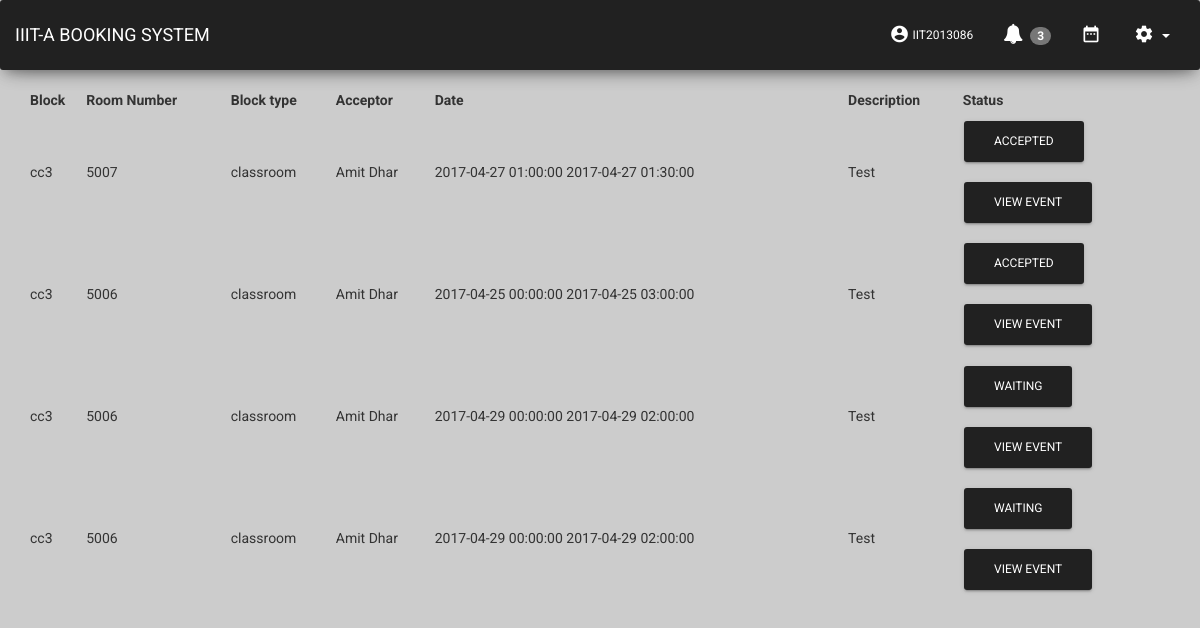
The app's page /notifications/ (signed in) with its own data.
### Project/models.py (models this page shows, shortened)
class User(AbstractBaseUser, PermissionsMixin):
    email = models.EmailField(_('email address'), unique=True)
    username = models.CharField(_('id'), max_length=10, blank=False)
    first_name = models.CharField(_('first name'), max_length=30, blank=False)
    last_name = models.CharField(_('last name'), max_length=30, blank=False)
    mobile_number = models.CharField(verbose_name='mobile number', max_length=10, default="")
    type = models.CharField(verbose_name='type', choices=(('student', 'STUDENT'), ('faculty', 'FACULTY')),
                            max_length=10)
    is_active = models.BooleanField(_('active'), default=True)
    is_staff = models.BooleanField(_('staff'), default=False)
    objects = UserManager()
    USERNAME_FIELD = 'email'
    REQUIRED_FIELDS = ['username', 'first_name', 'last_name', 'type']
    class Meta:
        verbose_name = _('user')
        verbose_name_plural = _('users')

class requestTable(models.Model):
    time_stamp = models.DateTimeField(verbose_name="time stamp", auto_now_add=True)
    block = models.CharField(
        verbose_name="Building name",
        max_length=20
    )
    room_number = models.CharField(
        verbose_name="Room number",
        max_length=10,
    )
    block_type = models.CharField(
        verbose_name="Block type",
        choices=(('classroom', 'CLASSROOM'), ('lab', 'LAB')),
        max_length=10,
        default='classroom'
    )
    startDateTime = models.CharField(
        verbose_name="startDateTime",
        max_length=30
    )
    endDateTime = models.CharField(
        verbose_name="endDateTime",
        max_length=30,
    )
    sender = models.CharField(
        verbose_name="sender",
        max_length=20,
    )
    sender_id = models.CharField(
        verbose_name="sender_id",
        max_length=20,
        default="",
    )
    granter = models.CharField(
        verbose_name="granter",
        max_length=10, blank=True
    )
    description = models.CharField(
        verbose_name="description",
        max_length=100
    )
    booking_status = models.CharField(
        verbose_name="booking status",
        max_length=5, default='0'
    )

### Project/views.py (the view)
# urls.py: url(r'^notifications/$', views.notifications, name='notifications'),
@login_required(login_url="accounts/login/")
def notifications(request):
    type = None
    name = None
    id = None
    rows = None
    if request.user.is_authenticated():
        type = request.user.type
        id = request.user.username
        name = request.user.first_name + " " + request.user.last_name
    if type == 'faculty':
        print("not fac " + id)
        rows = requestTable.objects.filter(granter=id, booking_status='0').exclude(booking_status='2')
        rows1 = requestTable.objects.filter(granter=id, booking_status='1')
        print("row " + str(rows.count()))
        print(rows1)
    elif type == 'student':
        print("not stu")
        rows = requestTable.objects.filter(sender_id=id)
    return render(request, "notifications.html", {'rows': rows, 'user_type': type, 'name': name})

### templates/notifications.html (shortened to what this page needs)
{% extends 'account/base.html' %}
{% block content %}
    <div class="container">
        {% if user_type == "faculty" %}
            <ul class="nav nav-tabs nav-justified" role="tablist">
                <li role="presentation" class="active"><a href="#requests" aria-controls="requests"
                                                          data-toggle="tab">Requests</a></li>
                <li role="presentation"><a href="#dealt" aria-controls="dealt" data-toggle="tab">Dealt Requests</a></li>
            </ul>
            <div class="tab-content">
                <div class="tab-pane active" id="requests" role="tabpanel">
                    <table width="100%" class="table table-hover">
                        <thead>
                        <th>
                            Id
                        </th>
                        <th>
                            Name
                        </th>
                        <th>
                            Block
                        </th>
                        <th>
                            Room Number
                        </th>
                        <th>
                            Type
                        </th>
                        <th>
                            Date
                        </th>
                        <th>
                            Description
                        </th>
                        </thead>
                        {% for row in rows %}
                            <tbody>
                            <tr id="">
                                <td>
                                    {{ row.sender_id }}
                                </td>
                                <td>
                                    {{ row.sender }}
                                </td>
                                <td>
                                    {{ row.block }}
                                </td>
                                <td>
                                    {{ row.room_number }}
                                </td>
                                <td>
                                    {{ row.block_type }}
                                </td>
                                <td>
                                    {{ row.startDateTime }}
                                    {{ row.endDateTime }}
                                </td>
                                <td>
                                    {{ row.description }}
                                </td>
                                <td>
                                    <form action="{% url 'nothandler' pk=row.id status='1' %}" method="post">
                                        {% csrf_token %}
                                        <input type="submit" value="Accept"/>
                                    </form>
                                </td>
                                <td>
                                    <form action="{% url 'nothandler' pk=row.id status='0' %}" method="post">
                                        {% csrf_token %}
                                        <input type="submit" value="Reject"/>
                                    </form>
                                </td>
                            </tr>
                            </tbody>
                        {% endfor %}
                    </table>
                </div>
                <div class="tab-pane fade" id="dealt" role="tabpanel">
                    <table width="100%">
                        <tr>
                            <th>
                                Id
                            </th>
                            <th>
                                Name
                            </th>
                            <th>
                                Block
                            </th>
                            <th>
                                Room Number
                            </th>
                            <th>
                                Type
                            </th>
                            <th>
                                Date
                            </th>
                            <th>
                                Description
                            </th>
                        </tr>
                        {% for row in rows %}
                            <tr id="{{ row.id }}">
                                <td>
                                    {{ row.sender_id }}
                                </td>
                                <td>
                                    {{ row.sender }}
                                </td>
                                <td>
                                    {{ row.block }}
                                </td>
                                <td>
                                    {{ row.room_number }}
                                </td>
                                <td>
                                    {{ row.block_type }}
                                </td>
                                <td>
                                    {{ row.startDateTime }}
                                    {{ row.endDateTime }}
                                </td>
                                <td>
                                    {{ row.description }}
                                </td>
                                <td>
                                    <form action="{% url 'nothandler' pk=row.id status='1' %}" method="post">
                                        {% csrf_token %}
                                        <input type="submit" value="Accept"/>
                                    </form>
                                </td>
                                <td>
                                    <form action="{% url 'nothandler' pk=row.id status='0' %}" method="post">
                                        {% csrf_token %}
                                        <input type="submit" value="Reject"/>
                                    </form>
                                </td>
                            </tr>
                        {% endfor %}
                    </table>
                </div>
            </div>
        {% elif user_type == "student" %}
            <table width="100%">
                <tr>
                    <th>
                        Block
                    </th>
                    <th>
                        Room Number
                    </th>
                    <th>
                        Block type
                    </th>
                    <th>
                        Acceptor
                    </th>
                    <th>
                        Date
                    </th>
                    <th>
                        Description
                    </th>
                    <th>
                        Status
                    </th>
                </tr>
                {% for row1 in rows %}
                    <tr id="{{ row1.id }}">
                        <td>
                            {{ row1.block }}
                        </td>
                        <td>
                            {{ row1.room_number }}
                        </td>
                        <td>
                            {{ row1.block_type }}
                        </td>
                        <td>
                            {{ row1.granter }}
                        </td>
                        <td>
                            {{ row1.startDateTime }}
                            {{ row1.endDateTime }}
                        </td>
                        <td>
                            {{ row1.description }}
                        </td>
                        <td>
                            {% if row1.booking_status == "0" %}
                                <form action="" method="post">
                                    <button type="submit" class="btn btn-primary">
                                        Waiting
                                    </button>
                                </form>
                            {% elif row1.booking_status == "1" %}
                                <form action="" method="post">
                                    <button type="submit" class="btn btn-primary">
                                        Accepted
                                    </button>
                                </form>
                            {% endif %}
                            <form action="{% url 'viewEvents' pk=row1.id %}" method="post">
                                <button type="submit" class="btn btn-primary">
                                    View Event
                                </button>
                            </form>
                        </td>
                    </tr>
                {% endfor %}
            </table>
        {% endif %}
    </div>
{% endblock %}

### templates/account/base.html (shortened to what this page needs)
{% load staticfiles %}
{% load account %}
<!DOCTYPE html>
<html>
<head>
    <link rel="stylesheet" href="https://maxcdn.bootstrapcdn.com/font-awesome/latest/css/font-awesome.min.css"/>
    <link href="/static/assets/css/bootstrap.min.css" rel="stylesheet"/>
    <link href="/static/assets/css/material-kit.css" rel="stylesheet"/>
    <link rel="stylesheet" href="//code.jquery.com/ui/1.12.1/themes/base/jquery-ui.css">
</head>
<body class="signup-page">
{% if user.is_authenticated %}
    <nav class="navbar navbar-default">
        <div class="container-fluid">
            <div class="navbar-header">
                <a class="navbar-brand" href="{% url 'home' %}">IIIT-A BOOKING SYSTEM</a>
            </div>
            <div class="collapse navbar-collapse" id="bs-example-navbar-collapse-1">
                <ul class="nav navbar-nav navbar-right">
                    <li>
                        <a href="{% url 'home' %}"><i class="material-icons">account_circle</i>{{ user.username }}</a>
                    </li>
                    <li>
                        <a href="{% url 'notifications' %}">
                            <i class="fa fa-fw fa-bell faa-ring animated"></i>
                            <span class="badge">3</span>
                        </a>
                    </li>
                    {% if user.is_superuser %}
                        <li>
                            <a href="{% url 'get_rooms' %}" class="dropdown-toggle">
                                <i title="Time Table" class="material-icons">date_range</i>
                            </a>
                        </li>
                    {% endif %}
                    <li class="dropdown">
                        <a href="#" class="dropdown-toggle" data-toggle="dropdown" role="button" aria-expanded="false">
                            <i class="material-icons">settings</i>
                            <span class="caret"></span></a>
                    </li>
                </ul>
            </div>
        </div>
    </nav>
{% endif %}
{% block content %}
{% endblock %}
</body>
</html>

### templates/account/base.html (style rules this page uses)
.faa-ring.animated, .faa-ring.animated-hover:hover, .faa-parent.animated-hover:hover > .faa-ring { animation: ring 2s ease infinite; transform-origin-x: 50%; transform-origin-y: 0px; transform-origin-z: initial; }

### records on screen
User: username "IIT2013086"
requestTable: block "cc3", room_number "5007", block_type "classroom", granter "Amit Dhar", startDateTime "2017-04-27 01:00:00", endDateTime "2017-04-27 01:30:00", description "Test", booking_status "ACCEPTED"
requestTable: block "cc3", room_number "5006", block_type "classroom", granter "Amit Dhar", startDateTime "2017-04-25 00:00:00", endDateTime "2017-04-25 03:00:00", description "Test", booking_status "ACCEPTED"
requestTable: block "cc3", room_number "5006", block_type "classroom", granter "Amit Dhar", startDateTime "2017-04-29 00:00:00", endDateTime "2017-04-29 02:00:00", description "Test", booking_status "WAITING"
requestTable: block "cc3", room_number "5006", block_type "classroom", granter "Amit Dhar", startDateTime "2017-04-29 00:00:00", endDateTime "2017-04-29 02:00:00", description "Test", booking_status "WAITING"
